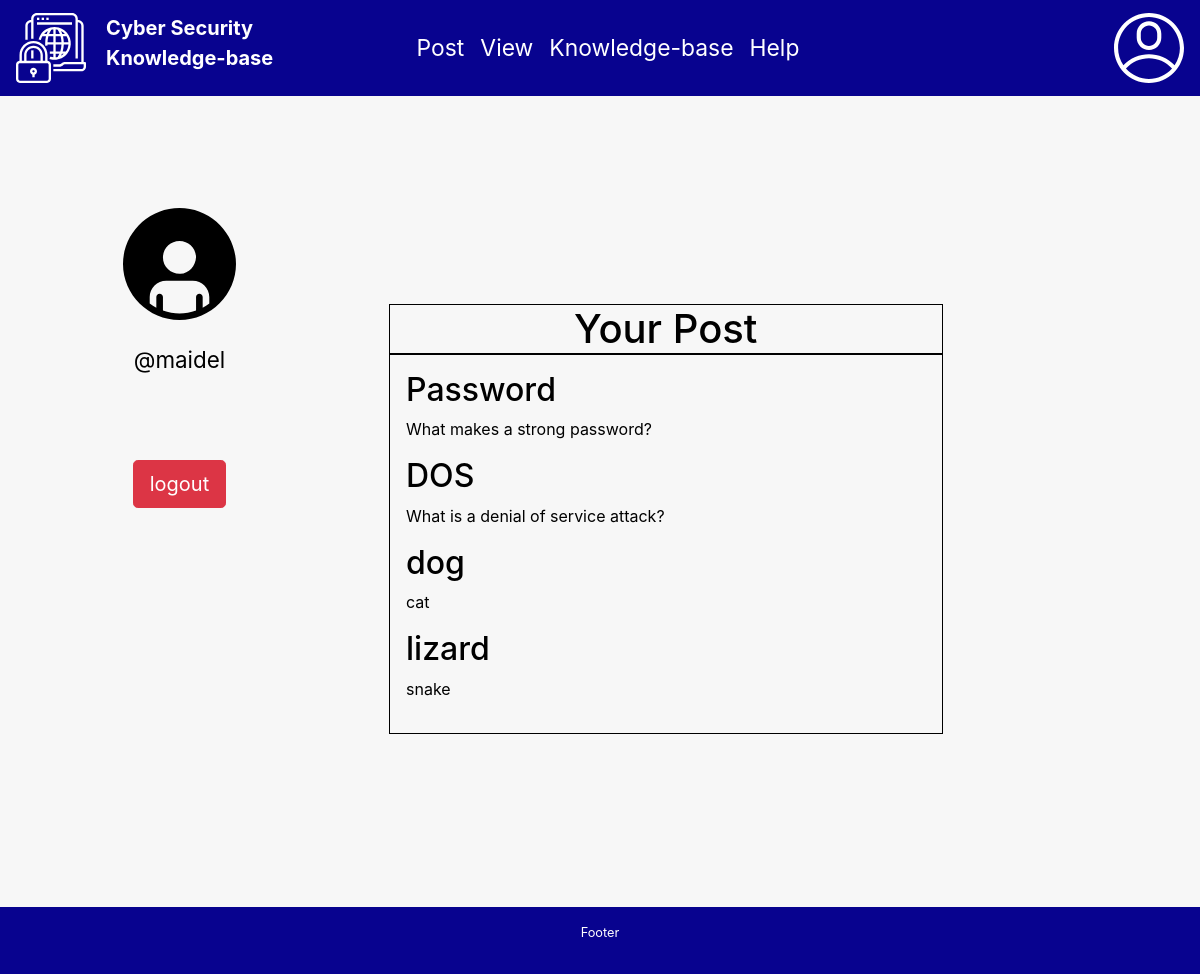
The app's page /user_profile (signed in), older data.
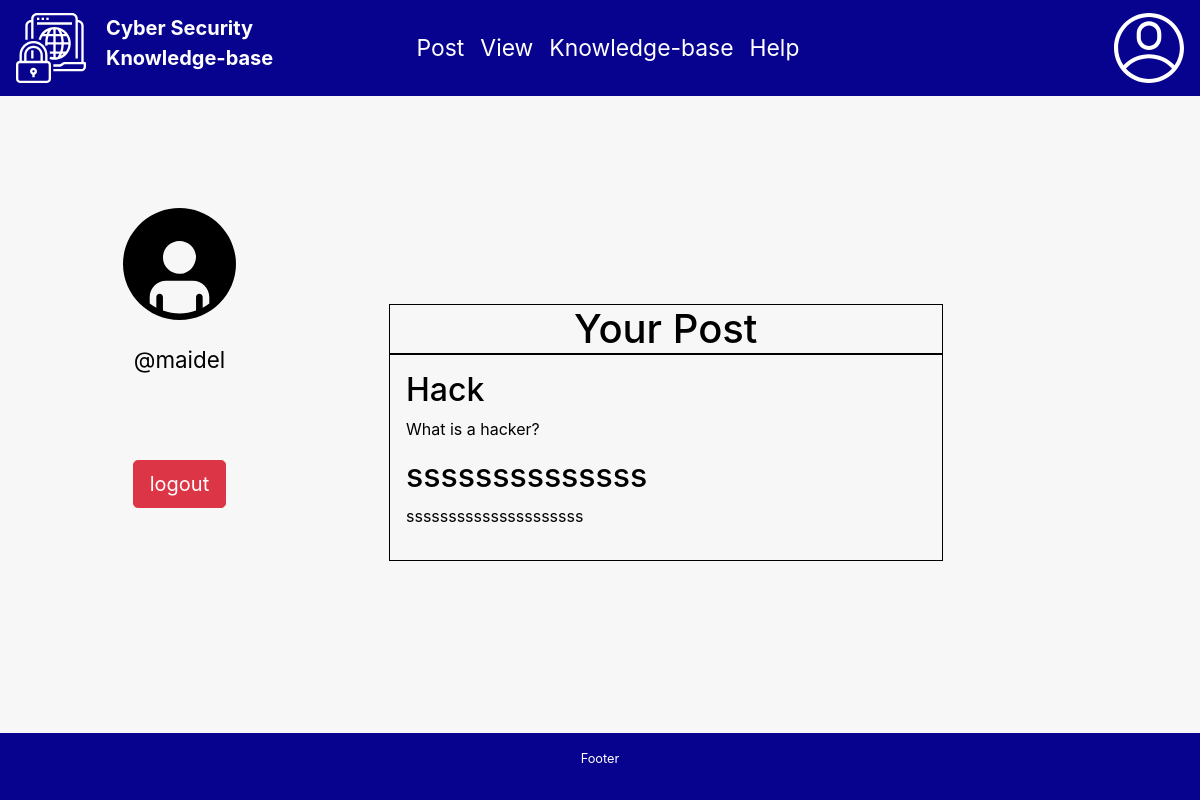
The same page, newer data.
### QuestionandAnswerForum/models.py (models this page shows, shortened)
class Question(models.Model):
    id = models.AutoField(primary_key=True)
    question_title = models.CharField(max_length=255)
    content = models.TextField()
    date_posted = models.DateTimeField(auto_now_add=True)
    posted_by = models.ForeignKey(User, on_delete = models.PROTECT)
    expertise_required = models.BooleanField(default = False)
    slug = models.SlugField(max_length=40)
    anonymous = models.BooleanField(default = True)

### QuestionandAnswerForum/views.py (the view)
# urls.py: path('user_profile', user_profile),
def user_profile(request):
    if not request.user.is_authenticated:
       return redirect('http://127.0.0.1:8000/login')
    else:
       context= {'firstname' : request.user.username}
       try:
           context['question'] =  Question.objects.filter(posted_by=request.user)
       except ObjectDoesNotExist:
           print("No questions by user")
    return render(request, "user_profile.html",context)

### QuestionandAnswerForum/templates/user_profile.html (shortened to what this page needs)
{% extends 'base.html' %}
{% load static %}
  {% block body %}
  <div class="row fix-margin">
    <div class="col-4">
  <div class="profile-image">
  <img src="{% static 'images/user.svg' %}" width="30%" height="30%">
  <p class="profile-name">@{{firstname}}</p></div>
  <form method= "POST" action = "logout">
    <div class="user-logout-button">
      <input type = "submit" value="logout" class="btn btn-lg btn-danger">
    </div>
    </form>
   </div>
  <div class="col-6">
    <div class="profile-post">
    <h1 class="your-post-title"> Your Post </h1>
    <div class="your-post">
  {% for q  in question %}
  <div class="profile-inner-post">
  <a href="/question/{{ q.id }}/{{ q.slug }}"><h2 class="q-color-black">{{ q.question_title }}</h2></a>
{{q.content}}
</div>
{% endfor %}
</div>
</div>
</div>
{% endblock %}

### QuestionandAnswerForum/templates/base.html (shortened to what this page needs)
<!doctype html>
{% load static %}
<html lang="en">
  <head>
    <link rel="stylesheet" href="https://stackpath.bootstrapcdn.com/bootstrap/4.3.1/css/bootstrap.min.css">
	<link rel="stylesheet" type="text/css" href="{% static 'css/style.css' %}"/>
  </head>
  <body>
  <nav class="navbar navbar-expand-lg navbar-color">
  <a class="navbar-brand" href="http://127.0.0.1:8000/"><img src="{% static 'images/cyber-security-white.svg' %}"  width="70" height="70" alt=""/>
  <span class="logo-title"><strong>Cyber Security<br>Knowledge-base</strong></span></a>
  <div class="collapse navbar-collapse justify-content-center" id="navbarSupportedContent">
    <ul class="navbar-nav nav-font">
      <li class="nav-item active">
        <a class="nav-link q-color" href="http://127.0.0.1:8000/ask-question">Post <span class="sr-only">(current)</span></a>
      </li>
      <li class="nav-item">
        <a class="nav-link q-color" href="http://127.0.0.1:8000/see-questions">View</a>
      </li>
      <li class="nav-item">
        <a class="nav-link q-color" href="http://127.0.0.1:8000/submit-query">Knowledge-base</a>
      </li>
      <li class="nav-item">
        <a class="nav-link q-color" href="#">Help</a>
      </li>
    </ul>
  </div>
  <span class="profile">
    <a href = "http://127.0.0.1:8000/user_profile">  <img src="{% static 'images/account-white.svg' %}" width="70" height="70"/> </a>
    </span>
</nav>
    {% block body %}
{% endblock %}
   <footer class="navbar-fixed-bottom">
        <small><p>Footer</p></small>
   </footer>
  </body>
</html>

### QuestionandAnswerForum/static/css/style.css (style rules this page uses)
body { background-color: #f7f7f7; color: black; padding-bottom: 2.5rem; height: 100%; }
html { height: 100%; }
.navbar-color { background-color: #08038F; color: white; }
.logo-title { font-size: 1em; display: inline-block; color: white; position: absolute; padding-left: 1em; }
.nav-item { font-size: 1.3em; color: white !important; }
.nav-font { font-size: 1.1em; }
.q-color { color: white; }
.q-color-black { color: black; }
footer { background-color: #08038F; color: white; position: fixed; left: 0; bottom: 0; width: 100%; overflow: hidden; padding: 1rem; text-align: center; }
.user-logout-button { display: table; margin-left: 7em; margin: auto; }
.profile-image img { margin-top: 5em; width: 50%; height: 50%; display: block; margin: auto; }
.profile-image { font-size: 1.4em; padding: 0 3em 3em 3em; text-align: center; margin-top: 5em; }
.profile-name { padding-top: 1em; }
.your-post { border: 2px solid; }
.your-post { border: 1.5px solid; padding: 1em; }
.your-post-title { border: 1.5px solid; margin-bottom: 0; text-align: center; }
.profile-post { margin-top: 13em; margin-bottom: 15em; }
.fix-margin { margin-right: 3em !important; }
.profile-inner-post { margin-bottom: 1em; }

Row changes from the older to the newer data that the page shows:
removed Question: question_title "Password", content "What makes a strong password?"
removed Question: question_title "DOS", content "What is a denial of service attack?"
removed Question: question_title "dog", content "cat"
removed Question: question_title "lizard", content "snake"
added Question: question_title "Hack", content "What is a hacker?"
added Question: question_title "ssssssssssssss", content "sssssssssssssssssssss"
